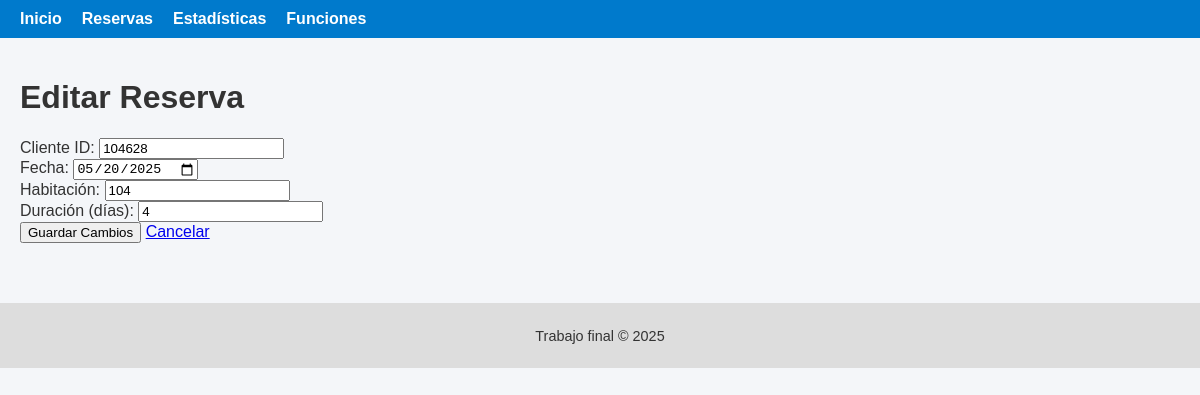
Screenshot of /reservas/editar/1 with the database file from the repository.
### app/models.py (models this page shows)
class Reserva(db.Model):
    __tablename__ = 'reservas'
    id = db.Column(db.Integer, primary_key=True)
    cliente_id = db.Column(db.Integer, nullable=False)
    fecha = db.Column(db.String(10), nullable=False)
    habitacion = db.Column(db.Integer, nullable=False)
    duracion = db.Column(db.Integer, nullable=False)

### app/routes/crud.py (the view, shortened to what this page needs)
@bp.route('/reservas/editar/<int:id>', methods=['GET', 'POST'])
def editar_reserva(id):
    reserva = Reserva.query.get_or_404(id)
    return render_template('editar_reserva.html', reserva=reserva)

### app/templates/editar_reserva.html (shortened to what this page needs)
{% extends 'base.html' %}
{% block content %}
<h1>Editar Reserva</h1>
<form method="post">
    <label for="cliente_id">Cliente ID:</label>
    <input type="number" name="cliente_id" value="{{ reserva.cliente_id }}" required><br>
    <label for="fecha">Fecha:</label>
    <input type="date" name="fecha" value="{{ reserva.fecha }}" required><br>
    <label for="habitacion">Habitación:</label>
    <input type="number" name="habitacion" value="{{ reserva.habitacion }}" required><br>
    <label for="duracion">Duración (días):</label>
    <input type="number" name="duracion" value="{{ reserva.duracion }}" required><br>
    <button type="submit">Guardar Cambios</button>
    <a href="{{ url_for('crud.reservas') }}">Cancelar</a>
</form>
{% endblock %}

### app/static/css/main.css (style rules this page uses)
body { font-family: Arial, sans-serif; margin: 0; padding: 0; background-color: #f4f6f9; color: #333; }

### rows the page displays
Reserva: cliente_id "104628", fecha "05/20/2025", habitacion "104", duracion "4"
